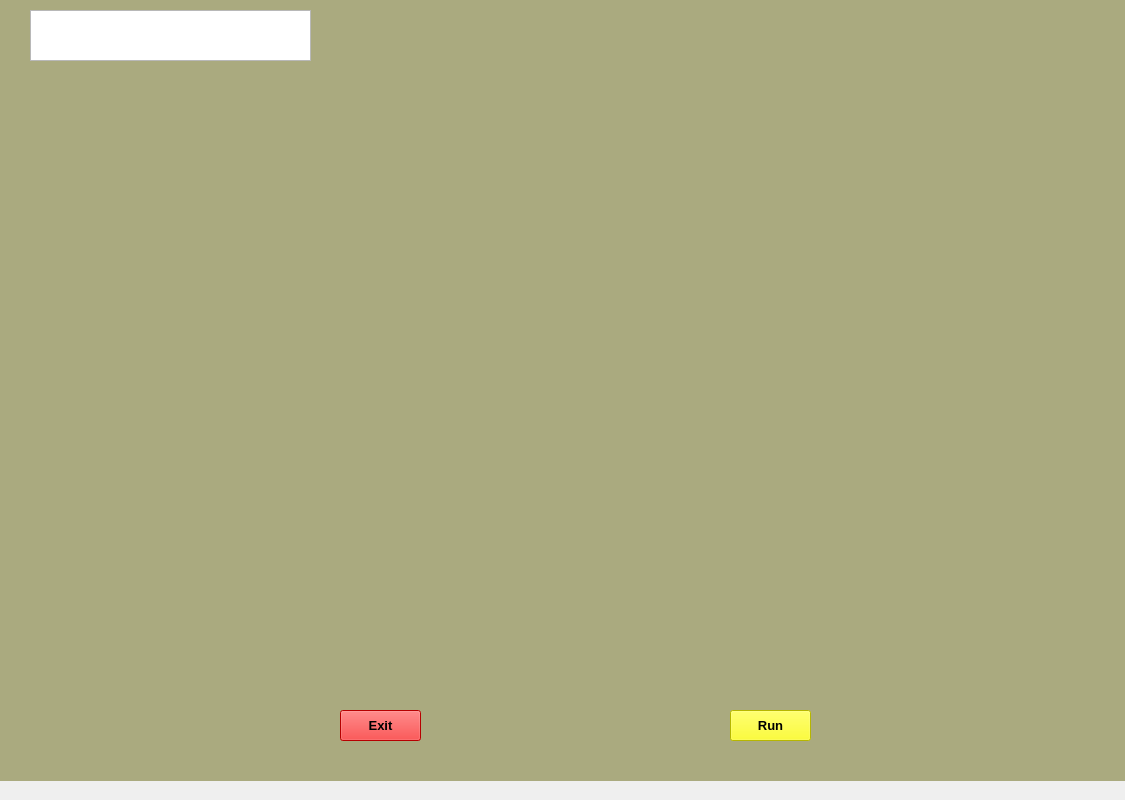
<?xml version="1.0" encoding="UTF-8"?>
<ui version="4.0">
 <class>MainWindow</class>
 <widget class="QMainWindow" name="MainWindow">
  <property name="geometry">
   <rect>
    <x>0</x>
    <y>0</y>
    <width>1125</width>
    <height>800</height>
   </rect>
  </property>
  <property name="windowTitle">
   <string>MainWindow</string>
  </property>
  <property name="autoFillBackground">
   <bool>false</bool>
  </property>
  <widget class="QWidget" name="centralwidget">
   <widget class="QLabel" name="label">
    <property name="geometry">
     <rect>
      <x>0</x>
      <y>-20</y>
      <width>1131</width>
      <height>801</height>
     </rect>
    </property>
    <property name="styleSheet">
     <string notr="true">background-color: rgb(170, 170, 127);</string>
    </property>
    <property name="text">
     <string/>
    </property>
    <property name="pixmap">
     <pixmap>D:/Coding_Ninjas_Java_With_DSA/taj_mahal_by_photoarus-d33sm54.jpg</pixmap>
    </property>
    <property name="scaledContents">
     <bool>true</bool>
    </property>
   </widget>
   <widget class="QPushButton" name="pushButton">
    <property name="geometry">
     <rect>
      <x>730</x>
      <y>710</y>
      <width>81</width>
      <height>31</height>
     </rect>
    </property>
    <property name="font">
     <font>
      <pointsize>10</pointsize>
      <weight>75</weight>
      <bold>true</bold>
     </font>
    </property>
    <property name="styleSheet">
     <string notr="true">background-color: rgb(170, 170, 127);
border-color: rgb(170, 85, 0);
border-color: qlineargradient(spread:pad, x1:0, y1:0, x2:1, y2:0, stop:0 rgba(255, 178, 102, 255), stop:0.55 rgba(235, 148, 61, 255), stop:0.98 rgba(0, 0, 0, 255), stop:1 rgba(0, 0, 0, 0));
background-color: rgb(255, 255, 0);</string>
    </property>
    <property name="text">
     <string>Run</string>
    </property>
   </widget>
   <widget class="QPushButton" name="pushButton_2">
    <property name="geometry">
     <rect>
      <x>340</x>
      <y>710</y>
      <width>81</width>
      <height>31</height>
     </rect>
    </property>
    <property name="font">
     <font>
      <pointsize>10</pointsize>
      <weight>75</weight>
      <bold>true</bold>
     </font>
    </property>
    <property name="styleSheet">
     <string notr="true">background-color: rgb(170, 170, 127);
border-color: rgb(170, 85, 0);
background-color: rgb(255, 0, 0);</string>
    </property>
    <property name="text">
     <string>Exit</string>
    </property>
   </widget>
   <widget class="QTextBrowser" name="textBrowser">
    <property name="geometry">
     <rect>
      <x>825</x>
      <y>10</y>
      <width>281</width>
      <height>51</height>
     </rect>
    </property>
    <property name="font">
     <font>
      <family>Nirmala UI</family>
      <pointsize>16</pointsize>
      <weight>75</weight>
      <bold>true</bold>
     </font>
    </property>
    <property name="styleSheet">
     <string notr="true">background:transparent
</string>
    </property>
   </widget>
   <widget class="QTextBrowser" name="textBrowser_2">
    <property name="geometry">
     <rect>
      <x>30</x>
      <y>10</y>
      <width>281</width>
      <height>51</height>
     </rect>
    </property>
    <property name="font">
     <font>
      <family>Nirmala UI</family>
      <pointsize>16</pointsize>
      <weight>75</weight>
      <bold>true</bold>
     </font>
    </property>
    <property name="styleSheet">
     <string notr="true">background:transparent
none</string>
    </property>
   </widget>
  </widget>
  <widget class="QMenuBar" name="menubar">
   <property name="geometry">
    <rect>
     <x>0</x>
     <y>0</y>
     <width>1125</width>
     <height>26</height>
    </rect>
   </property>
  </widget>
 </widget>
 <resources/>
 <connections/>
</ui>
